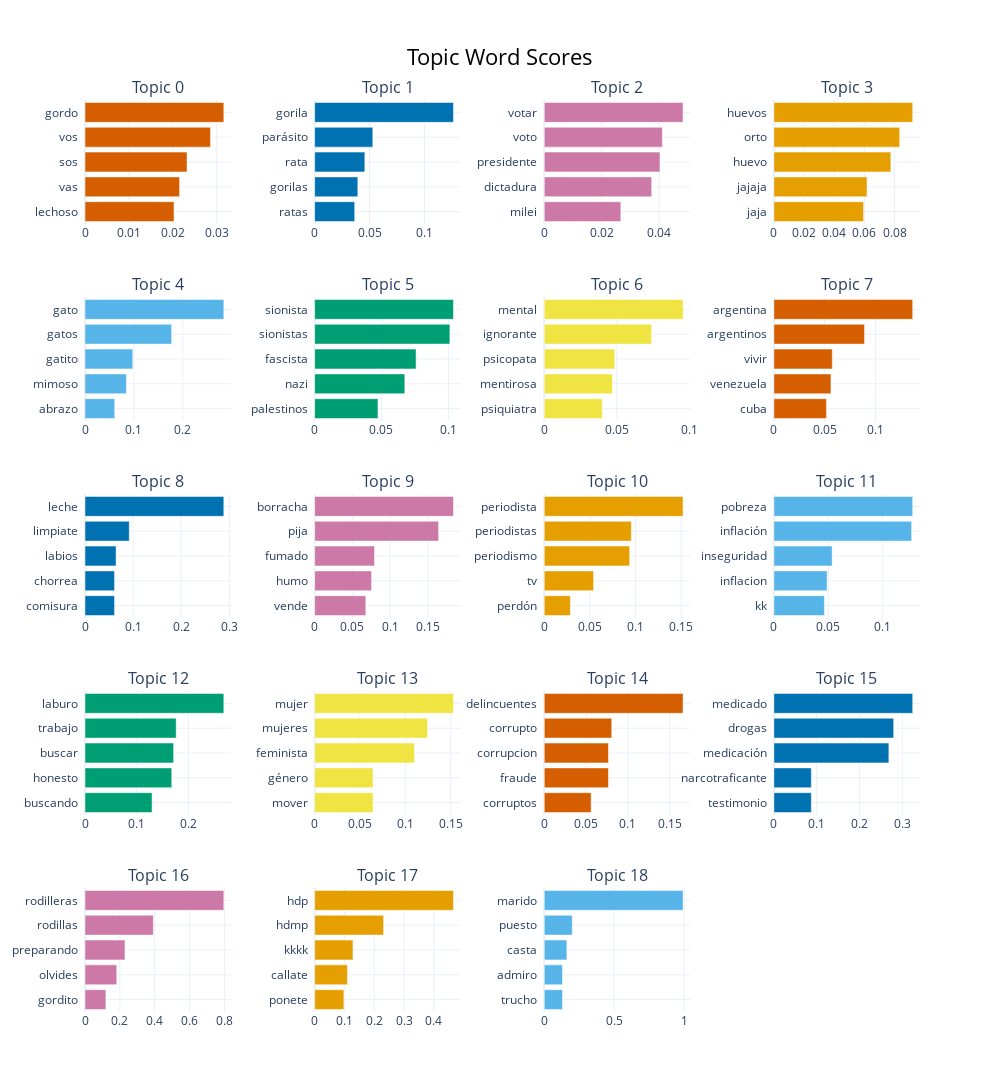

This figure's notebook cell:
### Markdown cell above
### Términos por tópico

### Code cell
topic_model.visualize_barchart(top_n_topics=20)

### Figure 1 — Plotly figure (JSON) as saved in the notebook; plotly's stock layout.template omitted (floating-point values rounded to 4 significant figures)
{"data": [{"marker": {"color": "#D55E00"}, "orientation": "h", "type": "bar", "x": [0.02026, 0.02152, 0.02321, 0.02855, 0.03159], "xaxis": "x", "y": ["lechoso  ", "vas  ", "sos  ", "vos  ", "gordo  "], "yaxis": "y"}, {"marker": {"color": "#0072B2"}, "orientation": "h", "type": "bar", "x": [0.03649, 0.03932, 0.04571, 0.05295, 0.1264], "xaxis": "x2", "y": ["ratas  ", "gorilas  ", "rata  ", "parásito  ", "gorila  "], "yaxis": "y2"}, {"marker": {"color": "#CC79A7"}, "orientation": "h", "type": "bar", "x": [0.02664, 0.03739, 0.04027, 0.0411, 0.04831], "xaxis": "x3", "y": ["milei  ", "dictadura  ", "presidente  ", "voto  ", "votar  "], "yaxis": "y3"}, {"marker": {"color": "#E69F00"}, "orientation": "h", "type": "bar", "x": [0.05943, 0.06178, 0.07753, 0.08344, 0.09203], "xaxis": "x4", "y": ["jaja  ", "jajaja  ", "huevo  ", "orto  ", "huevos  "], "yaxis": "y4"}, {"marker": {"color": "#56B4E9"}, "orientation": "h", "type": "bar", "x": [0.06073, 0.08461, 0.0976, 0.1769, 0.2836], "xaxis": "x5", "y": ["abrazo  ", "mimoso  ", "gatito  ", "gatos  ", "gato  "], "yaxis": "y5"}, {"marker": {"color": "#009E73"}, "orientation": "h", "type": "bar", "x": [0.04736, 0.06744, 0.07586, 0.1011, 0.1038], "xaxis": "x6", "y": ["palestinos  ", "nazi  ", "fascista  ", "sionistas  ", "sionista  "], "yaxis": "y6"}, {"marker": {"color": "#F0E442"}, "orientation": "h", "type": "bar", "x": [0.03991, 0.04689, 0.04855, 0.07389, 0.09555], "xaxis": "x7", "y": ["psiquiatra  ", "mentirosa  ", "psicopata  ", "ignorante  ", "mental  "], "yaxis": "y7"}, {"marker": {"color": "#D55E00"}, "orientation": "h", "type": "bar", "x": [0.05178, 0.05619, 0.05752, 0.0892, 0.1366], "xaxis": "x8", "y": ["cuba  ", "venezuela  ", "vivir  ", "argentinos  ", "argentina  "], "yaxis": "y8"}, {"marker": {"color": "#0072B2"}, "orientation": "h", "type": "bar", "x": [0.0614, 0.0614, 0.06459, 0.09203, 0.2886], "xaxis": "x9", "y": ["comisura  ", "chorrea  ", "labios  ", "limpiate  ", "leche  "], "yaxis": "y9"}, {"marker": {"color": "#CC79A7"}, "orientation": "h", "type": "bar", "x": [0.06777, 0.07536, 0.07927, 0.1642, 0.1838], "xaxis": "x10", "y": ["vende  ", "humo  ", "fumado  ", "pija  ", "borracha  "], "yaxis": "y10"}, {"marker": {"color": "#E69F00"}, "orientation": "h", "type": "bar", "x": [0.02862, 0.05404, 0.09358, 0.0954, 0.1521], "xaxis": "x11", "y": ["perdón  ", "tv  ", "periodismo  ", "periodistas  ", "periodista  "], "yaxis": "y11"}, {"marker": {"color": "#56B4E9"}, "orientation": "h", "type": "bar", "x": [0.04644, 0.04893, 0.05355, 0.1266, 0.1276], "xaxis": "x12", "y": ["kk  ", "inflacion  ", "inseguridad  ", "inflación  ", "pobreza  "], "yaxis": "y12"}, {"marker": {"color": "#009E73"}, "orientation": "h", "type": "bar", "x": [0.1298, 0.1679, 0.1715, 0.1765, 0.2686], "xaxis": "x13", "y": ["buscando  ", "honesto  ", "buscar  ", "trabajo  ", "laburo  "], "yaxis": "y13"}, {"marker": {"color": "#F0E442"}, "orientation": "h", "type": "bar", "x": [0.06435, 0.06435, 0.11, 0.1244, 0.153], "xaxis": "x14", "y": ["mover  ", "género  ", "feminista  ", "mujeres  ", "mujer  "], "yaxis": "y14"}, {"marker": {"color": "#D55E00"}, "orientation": "h", "type": "bar", "x": [0.05606, 0.07676, 0.07676, 0.08068, 0.166], "xaxis": "x15", "y": ["corruptos  ", "fraude  ", "corrupcion  ", "corrupto  ", "delincuentes  "], "yaxis": "y15"}, {"marker": {"color": "#0072B2"}, "orientation": "h", "type": "bar", "x": [0.08747, 0.08747, 0.2686, 0.2798, 0.3242], "xaxis": "x16", "y": ["testimonio  ", "narcotraficante  ", "medicación  ", "drogas  ", "medicado  "], "yaxis": "y16"}, {"marker": {"color": "#CC79A7"}, "orientation": "h", "type": "bar", "x": [0.12, 0.1822, 0.2295, 0.3924, 0.7966], "xaxis": "x17", "y": ["gordito  ", "olvides  ", "preparando  ", "rodillas  ", "rodilleras  "], "yaxis": "y17"}, {"marker": {"color": "#E69F00"}, "orientation": "h", "type": "bar", "x": [0.09804, 0.1098, 0.1285, 0.2312, 0.4652], "xaxis": "x18", "y": ["ponete  ", "callate  ", "kkkk  ", "hdmp  ", "hdp  "], "yaxis": "y18"}, {"marker": {"color": "#56B4E9"}, "orientation": "h", "type": "bar", "x": [0.1304, 0.1304, 0.1616, 0.2002, 0.9921], "xaxis": "x19", "y": ["trucho  ", "admiro  ", "casta  ", "puesto  ", "marido  "], "yaxis": "y19"}], "layout": {"annotations": [{"font": {"size": 16}, "showarrow": false, "text": "Topic 0", "x": 0.0875, "xanchor": "center", "xref": "paper", "y": 1.0, "yanchor": "bottom", "yref": "paper"}, {"font": {"size": 16}, "showarrow": false, "text": "Topic 1", "x": 0.3625, "xanchor": "center", "xref": "paper", "y": 1.0, "yanchor": "bottom", "yref": "paper"}, {"font": {"size": 16}, "showarrow": false, "text": "Topic 2", "x": 0.6375, "xanchor": "center", "xref": "paper", "y": 1.0, "yanchor": "bottom", "yref": "paper"}, {"font": {"size": 16}, "showarrow": false, "text": "Topic 3", "x": 0.9125, "xanchor": "center", "xref": "paper", "y": 1.0, "yanchor": "bottom", "yref": "paper"}, {"font": {"size": 16}, "showarrow": false, "text": "Topic 4", "x": 0.0875, "xanchor": "center", "xref": "paper", "y": 0.784, "yanchor": "bottom", "yref": "paper"}, {"font": {"size": 16}, "showarrow": false, "text": "Topic 5", "x": 0.3625, "xanchor": "center", "xref": "paper", "y": 0.784, "yanchor": "bottom", "yref": "paper"}, {"font": {"size": 16}, "showarrow": false, "text": "Topic 6", "x": 0.6375, "xanchor": "center", "xref": "paper", "y": 0.784, "yanchor": "bottom", "yref": "paper"}, {"font": {"size": 16}, "showarrow": false, "text": "Topic 7", "x": 0.9125, "xanchor": "center", "xref": "paper", "y": 0.784, "yanchor": "bottom", "yref": "paper"}, {"font": {"size": 16}, "showarrow": false, "text": "Topic 8", "x": 0.0875, "xanchor": "center", "xref": "paper", "y": 0.568, "yanchor": "bottom", "yref": "paper"}, {"font": {"size": 16}, "showarrow": false, "text": "Topic 9", "x": 0.3625, "xanchor": "center", "xref": "paper", "y": 0.568, "yanchor": "bottom", "yref": "paper"}, {"font": {"size": 16}, "showarrow": false, "text": "Topic 10", "x": 0.6375, "xanchor": "center", "xref": "paper", "y": 0.568, "yanchor": "bottom", "yref": "paper"}, {"font": {"size": 16}, "showarrow": false, "text": "Topic 11", "x": 0.9125, "xanchor": "center", "xref": "paper", "y": 0.568, "yanchor": "bottom", "yref": "paper"}, {"font": {"size": 16}, "showarrow": false, "text": "Topic 12", "x": 0.0875, "xanchor": "center", "xref": "paper", "y": 0.352, "yanchor": "bottom", "yref": "paper"}, {"font": {"size": 16}, "showarrow": false, "text": "Topic 13", "x": 0.3625, "xanchor": "center", "xref": "paper", "y": 0.352, "yanchor": "bottom", "yref": "paper"}, {"font": {"size": 16}, "showarrow": false, "text": "Topic 14", "x": 0.6375, "xanchor": "center", "xref": "paper", "y": 0.352, "yanchor": "bottom", "yref": "paper"}, {"font": {"size": 16}, "showarrow": false, "text": "Topic 15", "x": 0.9125, "xanchor": "center", "xref": "paper", "y": 0.352, "yanchor": "bottom", "yref": "paper"}, {"font": {"size": 16}, "showarrow": false, "text": "Topic 16", "x": 0.0875, "xanchor": "center", "xref": "paper", "y": 0.136, "yanchor": "bottom", "yref": "paper"}, {"font": {"size": 16}, "showarrow": false, "text": "Topic 17", "x": 0.3625, "xanchor": "center", "xref": "paper", "y": 0.136, "yanchor": "bottom", "yref": "paper"}, {"font": {"size": 16}, "showarrow": false, "text": "Topic 18", "x": 0.6375, "xanchor": "center", "xref": "paper", "y": 0.136, "yanchor": "bottom", "yref": "paper"}], "height": 1250, "hoverlabel": {"bgcolor": "white", "font": {"family": "Rockwell", "size": 16}}, "showlegend": false, "title": {"font": {"color": "Black", "size": 22}, "text": "Topic Word Scores", "x": 0.5, "xanchor": "center", "yanchor": "top"}, "width": 1000, "xaxis": {"anchor": "y", "domain": [0, 0.175], "showgrid": true}, "xaxis10": {"anchor": "y10", "domain": [0.275, 0.45], "showgrid": true}, "xaxis11": {"anchor": "y11", "domain": [0.55, 0.725], "showgrid": true}, "xaxis12": {"anchor": "y12", "domain": [0.825, 1], "showgrid": true}, "xaxis13": {"anchor": "y13", "domain": [0, 0.175], "showgrid": true}, "xaxis14": {"anchor": "y14", "domain": [0.275, 0.45], "showgrid": true}, "xaxis15": {"anchor": "y15", "domain": [0.55, 0.725], "showgrid": true}, "xaxis16": {"anchor": "y16", "domain": [0.825, 1], "showgrid": true}, "xaxis17": {"anchor": "y17", "domain": [0, 0.175], "showgrid": true}, "xaxis18": {"anchor": "y18", "domain": [0.275, 0.45], "showgrid": true}, "xaxis19": {"anchor": "y19", "domain": [0.55, 0.725], "showgrid": true}, "xaxis2": {"anchor": "y2", "domain": [0.275, 0.45], "showgrid": true}, "xaxis20": {"anchor": "y20", "domain": [0.825, 1], "showgrid": true}, "xaxis3": {"anchor": "y3", "domain": [0.55, 0.725], "showgrid": true}, "xaxis4": {"anchor": "y4", "domain": [0.825, 1], "showgrid": true}, "xaxis5": {"anchor": "y5", "domain": [0, 0.175], "showgrid": true}, "xaxis6": {"anchor": "y6", "domain": [0.275, 0.45], "showgrid": true}, "xaxis7": {"anchor": "y7", "domain": [0.55, 0.725], "showgrid": true}, "xaxis8": {"anchor": "y8", "domain": [0.825, 1], "showgrid": true}, "xaxis9": {"anchor": "y9", "domain": [0, 0.175], "showgrid": true}, "yaxis": {"anchor": "x", "domain": [0.864, 1.0], "showgrid": true}, "yaxis10": {"anchor": "x10", "domain": [0.432, 0.568], "showgrid": true}, "yaxis11": {"anchor": "x11", "domain": [0.432, 0.568], "showgrid": true}, "yaxis12": {"anchor": "x12", "domain": [0.432, 0.568], "showgrid": true}, "yaxis13": {"anchor": "x13", "domain": [0.216, 0.352], "showgrid": true}, "yaxis14": {"anchor": "x14", "domain": [0.216, 0.352], "showgrid": true}, "yaxis15": {"anchor": "x15", "domain": [0.216, 0.352], "showgrid": true}, "yaxis16": {"anchor": "x16", "domain": [0.216, 0.352], "showgrid": true}, "yaxis17": {"anchor": "x17", "domain": [0, 0.136], "showgrid": true}, "yaxis18": {"anchor": "x18", "domain": [0, 0.136], "showgrid": true}, "yaxis19": {"anchor": "x19", "domain": [0, 0.136], "showgrid": true}, "yaxis2": {"anchor": "x2", "domain": [0.864, 1.0], "showgrid": true}, "yaxis20": {"anchor": "x20", "domain": [0, 0.136], "showgrid": true}, "yaxis3": {"anchor": "x3", "domain": [0.864, 1.0], "showgrid": true}, "yaxis4": {"anchor": "x4", "domain": [0.864, 1.0], "showgrid": true}, "yaxis5": {"anchor": "x5", "domain": [0.648, 0.784], "showgrid": true}, "yaxis6": {"anchor": "x6", "domain": [0.648, 0.784], "showgrid": true}, "yaxis7": {"anchor": "x7", "domain": [0.648, 0.784], "showgrid": true}, "yaxis8": {"anchor": "x8", "domain": [0.648, 0.784], "showgrid": true}, "yaxis9": {"anchor": "x9", "domain": [0.432, 0.568], "showgrid": true}}}
